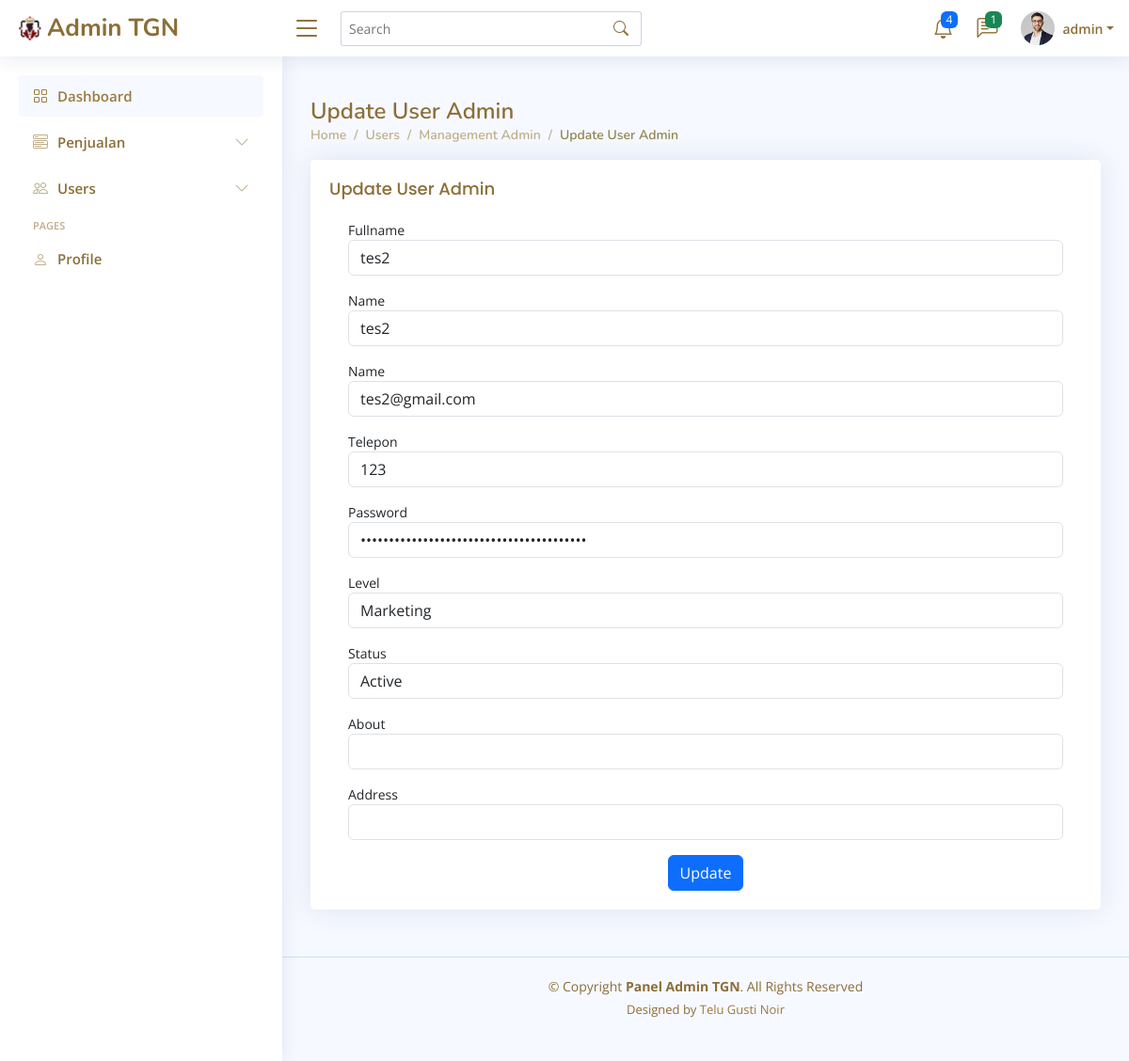
Screenshot of /Admin/users-edit-admin.php?uid=8 (signed in) with the database file from the repository.
### tables this page shows
CREATE TABLE `users` (
  `id` int(100) NOT NULL,
  `username` varchar(20) NOT NULL,
  `fullname` varchar(64) NOT NULL,
  `email` varchar(50) NOT NULL,
  `phone` varchar(18) NOT NULL,
  `status` varchar(20) NOT NULL,
  `password` varchar(50) NOT NULL,
  `level` varchar(20) NOT NULL,
  `about` text DEFAULT NULL,
  `job` varchar(20) DEFAULT NULL,
  `country` varchar(16) DEFAULT NULL,
  `address` varchar(255) DEFAULT NULL,
  `profile_image` varchar(255) DEFAULT NULL
);

### Admin/users-edit-admin.php (the view, shortened to what this page needs)
<!DOCTYPE html>
<html lang="en">
<head>
  <link href="assets/vendor/bootstrap/css/bootstrap.min.css" rel="stylesheet">
  <link href="assets/vendor/bootstrap-icons/bootstrap-icons.css" rel="stylesheet">
  <link href="assets/vendor/boxicons/css/boxicons.min.css" rel="stylesheet">
  <link href="assets/vendor/quill/quill.snow.css" rel="stylesheet">
  <link href="assets/vendor/quill/quill.bubble.css" rel="stylesheet">
  <link href="assets/vendor/remixicon/remixicon.css" rel="stylesheet">
  <link href="assets/vendor/simple-datatables/style.css" rel="stylesheet">
  <link href="assets/css/style.css" rel="stylesheet">
</head>
<body>
  <?= include 'header.php' ?>
  <main id="main" class="main">
  <div class="pagetitle">
      <h1>Update User Admin</h1>
      <nav>
        <ol class="breadcrumb">
          <li class="breadcrumb-item"><a href="index.php">Home</a></li>
          <li class="breadcrumb-item">Users</li>
          <li class="breadcrumb-item"><a href="users-tabel-admin.php">Management Admin</a></li>
          <li class="breadcrumb-item active">Update User Admin</li>
        </ol>
      </nav>
    </div>
    <section class="section dashboard">
    <div class="col-12">
    <div class="card recent-sales overflow-auto">
        <div class="card-body pb-0">
            <h1 class="card-title">Update User Admin<span></span></h1>
            <div class="card-body">
<?php
    $uid = $_GET['uid'];
    $select_users = $conn->prepare("SELECT * FROM `users` WHERE id = ?");
    $select_users->execute([$uid]);
    if($select_user->rowCount() > 0){
      while($fetch_users = $select_users->fetch(PDO::FETCH_ASSOC)){
    ?>
<form action="" method="post" class="row g-3">
        <div class="col-12">
            <label for='fullname'>Fullname</label>
            <input type='text' class='form-control' id='fullname' name='fullname' value='<?= $fetch_users ['fullname']; ?>'>
        </div>
        <div class="col-12">
            <label for='username'>Name</label>
            <input type='text' class='form-control' id='username' name='username' value='<?= $fetch_users ['username']; ?>'>
        </div>
        <div class="col-12">
            <label for='email'>Name</label>
            <input type='email' class='form-control' id='email' name='email' value='<?= $fetch_users ['email']; ?>'>
        </div>
        <div class="col-12">
            <label for='phone'>Telepon</label>
            <input type='phone' class='form-control' id='phone' name='phone' value='<?= $fetch_users ['phone']; ?>'>
        </div>
        <div class="col-12">
        <label for='password'>Password</label>
            <input type='password' class='form-control' id='password' name='password' value='<?= $fetch_users ['password']; ?>'>
        </div>
        <div class='form-group'>
            <label for='level'>Level</label>
            <select class='form-control' id='level' name='level'>
                <option selected disabled ='<?= $fetch_users ['level']; ?>'><?= $fetch_users ['level']; ?></option>
            </select>
        </div>
        <div class='form-group'>
            <label for='status'>Status</label>
            <select class='form-control' id='status' name='status'>
                <option selected disabled='<?= $fetch_users ['status']; ?>'><?= $fetch_users ['status']; ?></option>
            </select>
        </div>
        <div class='form-group'>
            <label for='about'>About</label>
            <input type='text' class='form-control' id='about' name='about' value='<?= $fetch_users ['about']; ?>'>
        </div>
        <div class='form-group'>
            <label for='address'>Address</label>
            <input type='text' class='form-control' id='address' name='address' value='<?= $fetch_users ['address']; ?>'>
        </div>
        <div class="text-center">
            <button type="submit" name="submit" class="btn btn-primary">Update</button>
        </div>
        </form>
        <?php
    }
    } else {
?>
    <tr><td colspan='12'>No data found</td></tr>;
<?php
    }
?>
            </div>
        </div>
    </div>
</div>
</section>
  </main>
  <?= include 'footer.php';?>
</body>
</html>

### Admin/header.php (shortened to what this page needs)
<?php
include '../components/connect.php';
$user_id = $_SESSION['user_id'];
$select_user = $conn->prepare("SELECT * FROM `users` WHERE id = ?");
$select_user->execute([$user_id]);
$fetch_profile = null;
$select_profile = $conn->prepare("SELECT * FROM `users` WHERE id = ?");
$select_profile->execute([$user_id]);
if ($select_profile->rowCount() > 0) {
    $fetch_profile = $select_profile->fetch(PDO::FETCH_ASSOC);
}
?>
  <header id="header" class="header fixed-top d-flex align-items-center">
    <div class="d-flex align-items-center justify-content-between">
      <a href="index.php" class="logo   d-flex align-items-center">
        <img src="assets/img/logo.png" alt="">
        <span class="d-none d-lg-block">Admin TGN</span>
      </a>
      <i class="bi bi-list toggle-sidebar-btn"></i>
    </div>
    <div class="search-bar">
      <form class="search-form d-flex align-items-center" method="POST" action="#">
        <input type="text" name="query" placeholder="Search" title="Enter search keyword">
        <button type="submit" title="Search"><i class="bi bi-search"></i></button>
      </form>
    </div>
    <nav class="header-nav ms-auto">
      <ul class="d-flex align-items-center">
        <li class="nav-item dropdown">
          <a class="nav-link nav-icon" href="#" data-bs-toggle="dropdown">
            <i class="bi bi-bell"></i>
            <span class="badge bg-primary badge-number">4</span>
          </a>
        </li>
        <li class="nav-item dropdown">
          <a class="nav-link nav-icon" href="#" data-bs-toggle="dropdown">
            <i class="bi bi-chat-left-text"></i>
    <?php
        $select_messages = $conn->prepare("SELECT * FROM `messages`");
        $select_messages->execute();
        $number_of_messages = $select_messages->rowCount()
    ?>
            <span class="badge bg-success badge-number"><?= $number_of_messages?></span>
          </a>
        <?php
        $select_messages->execute();
        $messages = $select_messages->fetchAll(PDO::FETCH_ASSOC);
    ?>
        </li>
    <li class="nav-item dropdown pe-3">
    <a class="nav-link nav-profile d-flex align-items-center pe-0" href="#" data-bs-toggle="dropdown">
        <img src="assets/img/profile-img.jpg" alt="Profile" class="rounded-circle">
        <span class="d-none d-md-block dropdown-toggle ps-2"><?= $fetch_profile ? $fetch_profile['username'] : ''; ?></span>
      </a>
        </li>
      </ul>
</nav>
</header>
<?= include 'navbar.php';?>

### Admin/assets/css/style.css (style rules this page uses)
:root { scroll-behavior: smooth; }
body { font-family: "Open Sans", sans-serif; background: #f6f9ff; color: #444444; }
a { color: #9B7A3E; text-decoration: none; }
h1, h2, h3, h4, h5, h6 { font-family: "Nunito", sans-serif; }
#main { margin-top: 60px; padding: 20px 30px; transition: all 0.3s; }
.pagetitle { margin-bottom: 10px; }
.pagetitle h1 { font-size: 24px; margin-bottom: 0; font-weight: 600; color: #8C6E37; }
.card { margin-bottom: 30px; border: none; border-radius: 5px; box-shadow: 0px 0 30px rgba(1, 41, 112, 0.1); }
.card-title { padding: 20px 0 15px 0; font-size: 18px; font-weight: 500; color: #8C6E37; font-family: "Poppins", sans-serif; }
.card-body { padding: 0 20px 20px 20px; }
.breadcrumb { font-size: 14px; font-family: "Nunito", sans-serif; color: #BDAF89; font-weight: 600; }
.breadcrumb a { color: #BDAF89; transition: 0.3s; }
.breadcrumb .breadcrumb-item::before { color: #BDAF89; }
.breadcrumb .active { color: #8F8551; font-weight: 600; }
.logo { line-height: 1; }
@media (min-width: 1200px) { .logo { width: 280px; } }
.logo img { max-height: 26px; margin-right: 6px; }
.logo span { font-size: 26px; font-weight: 700; color: #8C6E37; font-family: "Nunito", sans-serif; }
.header { transition: all 0.5s; z-index: 997; height: 60px; box-shadow: 0px 2px 20px rgba(1, 41, 112, 0.1); background-color: #fff; padding-left: 20px; }
.header .toggle-sidebar-btn { font-size: 32px; padding-left: 10px; cursor: pointer; color: #8C6E37; }
.header .search-bar { min-width: 360px; padding: 0 20px; }
.header .search-form { width: 100%; }
.header .search-form input { border: 0; font-size: 14px; color: #8C6E37; border: 1px solid rgba(1, 41, 112, 0.2); padding: 7px 38px 7px 8px; border-radius: 3px; transition: 0.3s; width: 100%; }
.header .search-form button { border: 0; padding: 0; margin-left: -30px; background: none; }
.header .search-form button i { color: #8C6E37; }
.header-nav ul { list-style: none; }
.header-nav>ul { margin: 0; padding: 0; }
.header-nav .nav-icon { font-size: 22px; color: #8C6E37; margin-right: 25px; position: relative; }
.header-nav .nav-profile { color: #8C6E37; }
.header-nav .nav-profile img { max-height: 36px; }
.header-nav .nav-profile span { font-size: 14px; font-weight: 600; }
.header-nav .badge-number { position: absolute; inset: -2px -5px auto auto; font-weight: normal; font-size: 12px; padding: 3px 6px; }
@media (min-width: 1200px) { #main, #footer { margin-left: 300px; } }
.dashboard .recent-sales { font-size: 14px; }

### rows the page displays
users: username "admin"
users: fullname "tes2", username "tes2", email "tes2@gmail.com", phone "123", level "Marketing", status "Active"

### other values shown
$number_of_messages "1"
